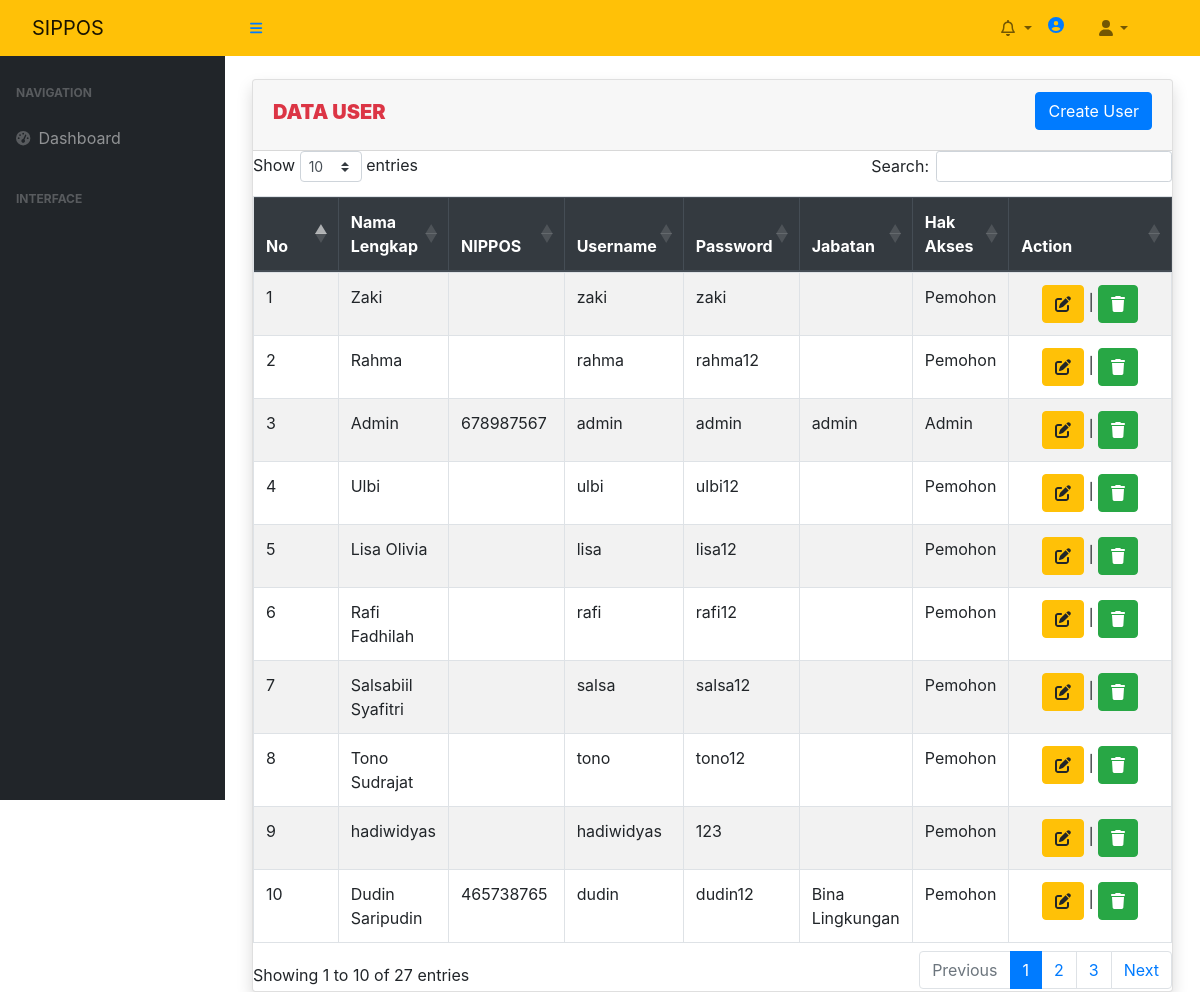
The app's page /index.php/user with its own data.
### tables this page shows
CREATE TABLE `user` (
  `id` int(11) NOT NULL,
  `nama_lengkap` varchar(150) NOT NULL,
  `nippos` int(10) DEFAULT NULL,
  `username` varchar(50) NOT NULL,
  `password` varchar(50) NOT NULL,
  `jabatan` varchar(50) DEFAULT NULL,
  `hak_akses` enum('Pemohon','Admin','Vice President') NOT NULL DEFAULT 'Pemohon'
);

### application/controllers/User.php (called while the page is built, shortened)
<?php
class User extends CI_Controller
{
    function __construct()
    {
        $this->load->model('MUser');
        $this->load->library('form_validation');
    }
    public function index()
    {
        $q = urldecode($this->input->get('q', TRUE));
        $start = intval($this->input->get('start'));
        if ($q <> '') {
            $config['base_url'] = base_url() . 'user/index?q=' . urlencode($q);
            $config['first_url'] = base_url() . 'user/index?q=' . urlencode($q);
        } else {
            $config['base_url'] = base_url() . 'user/index?q';
            $config['first_url'] = base_url() . 'user/index?q';
        }
        $config['per_page'] = 10;
        $config['page_query_string'] = TRUE;
        $config['total_rows'] = $this->MUser->total_rows($q);
        $user = $this->db->query("SELECT * FROM user order by id DESC")->result();
        $this->load->library('pagination');
        $this->pagination->initialize($config);
        $data = array(
            'user_data' => $user,
            'q' => $q,
            'pagination' => $this->pagination->create_links(),
            'total_rows' => $config['total_rows'],
            'start' => $start,
        );
        $data['page'] = 'user/user_list';
		$this->load->view('template', $data);
    }
}

### index.php (called while the page is built, shortened)
<?php
require_once BASEPATH.'core/CodeIgniter.php';

### application/views/user/user_list.php (the view, shortened to what this page needs)
<!doctype html>
<html>
    <head>
        <link rel="stylesheet" href="https://cdnjs.cloudflare.com/ajax/libs/twitter-bootstrap/4.5.2/css/bootstrap.css"/>
        <link rel="stylesheet" href="https://cdn.datatables.net/1.13.5/css/dataTables.bootstrap4.min.css"/>
    </head>
    <body>
        <div class="container">
        <div class="row">
          <div class="col-lg-30 col-xl-20">
            <div class="card shadow mb-8">
              <div class="card-header">
                <div class="row">
                  <div class="col">
                    <h5 class="mt-2 font-weight-bold text-danger"> <b> DATA USER</b></h5>
                  </div>
                  <div class="col-lg-16 col-xl-6" style="text-align: right;">
                    <div class="col-md-14">
                        <?php echo anchor(site_url('user/create'),'Create User', 'class="btn btn-primary"'); ?>
                    </div>
        </div>
                </div>
              </div>
        <table id="example" class="table table-striped table-bordered" id="sortdisable" style="width:100%">
        <thead align="center" class="thead-dark">
            <tr>
        <th>No</th>
		<th>Nama Lengkap</th>
        <th>NIPPOS</th>
		<th>Username</th>
		<th>Password</th>
		<th>Jabatan</th>
		<th>Hak Akses</th>
		<th>Action</th>
            </tr></thead>
            <tbody><?php
            foreach ($user_data as $user)
            {
                ?>
                <tr>
			<td width="80px"><?php echo ++$start ?></td>
			<td><?php echo $user->nama_lengkap ?></td>
            <td><?php echo $user->nippos ?></td>
			<td><?php echo $user->username ?></td>
			<td><?php echo $user->password ?></td>
			<td><?php echo $user->jabatan ?></td>
			<td><?php echo $user->hak_akses ?></td>
                <td style="text-align:center" width="200px">
                <?php
                echo anchor(site_url('user/update/'.$user->id), '<i class="fa fa-edit"></i>', 'class="btn btn-xs btn-warning"  data-toggle="tooltip" title="Update"');
                echo ' | ';
                echo '<a href="#" onclick="showDeleteConfirmation('.$user->id.')" class="btn btn-xs btn-success" data-toggle="tooltip" title="Delete"><i class="fa fa-trash"></i></a>';
                ?>
            </td>
            </div>
            </div>
          </div>
        </div>
      </div>
		</tr>
                <?php
            }
            ?>
    </body>
</html>

### application/views/user/user_list.php (style rules this page uses)
body { padding: 15px; }

### records on screen
user: nama_lengkap "Zaki", username "zaki", password "zaki", hak_akses "Pemohon"
user: nama_lengkap "Rahma", username "rahma", password "rahma12", hak_akses "Pemohon"
user: nama_lengkap "Admin", nippos "678987567", username "admin", password "admin", jabatan "admin", hak_akses "Admin"
user: nama_lengkap "Ulbi", username "ulbi", password "ulbi12", hak_akses "Pemohon"
user: nama_lengkap "Lisa Olivia", username "lisa", password "lisa12", hak_akses "Pemohon"
user: nama_lengkap "Rafi Fadhilah", username "rafi", password "rafi12", hak_akses "Pemohon"
user: nama_lengkap "Salsabiil Syafitri", username "salsa", password "salsa12", hak_akses "Pemohon"
user: nama_lengkap "Tono Sudrajat", username "tono", password "tono12", hak_akses "Pemohon"
user: nama_lengkap "hadiwidyas", username "hadiwidyas", password "123", hak_akses "Pemohon"
user: nama_lengkap "Dudin Saripudin", nippos "465738765", username "dudin", password "dudin12", jabatan "Bina Lingkungan", hak_akses "Pemohon"
